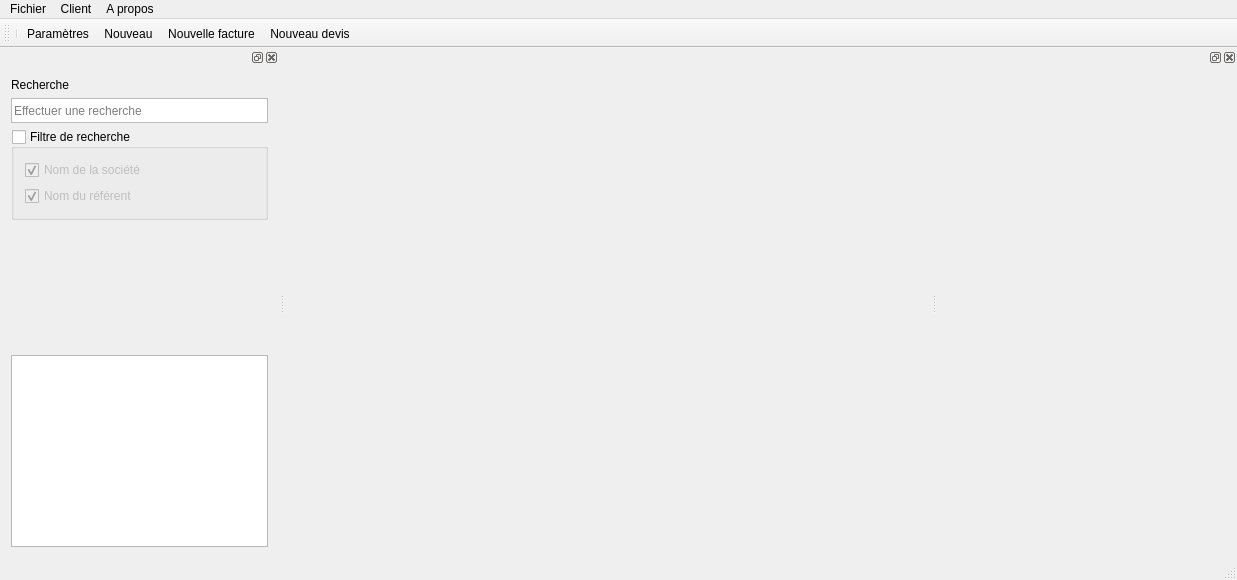
<?xml version="1.0" encoding="UTF-8"?>
<ui version="4.0">
 <class>MainWindow</class>
 <widget class="QMainWindow" name="MainWindow">
  <property name="geometry">
   <rect>
    <x>0</x>
    <y>0</y>
    <width>1237</width>
    <height>580</height>
   </rect>
  </property>
  <property name="windowTitle">
   <string>FacDev: Facture &amp; Devis</string>
  </property>
  <widget class="QWidget" name="centralWidget">
   <layout class="QGridLayout" name="gridLayout_2">
    <item row="1" column="0">
     <widget class="QStackedWidget" name="stackedWidget">
      <property name="currentIndex">
       <number>1</number>
      </property>
      <widget class="QWidget" name="page">
       <layout class="QGridLayout" name="gridLayout_3">
        <item row="1" column="0">
         <layout class="QGridLayout" name="gridLayout_12">
          <property name="bottomMargin">
           <number>0</number>
          </property>
          <item row="1" column="3">
           <widget class="QPushButton" name="btnDelCustomer">
            <property name="text">
             <string>Supprimer</string>
            </property>
            <property name="icon">
             <iconset resource="icons.qrc">
              <normaloff>:/icons/img/256/remove_user.png</normaloff>:/icons/img/256/remove_user.png</iconset>
            </property>
           </widget>
          </item>
          <item row="1" column="0">
           <spacer name="horizontalSpacer">
            <property name="orientation">
             <enum>Qt::Horizontal</enum>
            </property>
            <property name="sizeHint" stdset="0">
             <size>
              <width>40</width>
              <height>20</height>
             </size>
            </property>
           </spacer>
          </item>
          <item row="1" column="1">
           <widget class="QPushButton" name="btnAddCustomer">
            <property name="text">
             <string>Nouveau client</string>
            </property>
            <property name="icon">
             <iconset resource="icons.qrc">
              <normaloff>:/icons/addCustomer</normaloff>:/icons/addCustomer</iconset>
            </property>
           </widget>
          </item>
          <item row="1" column="4">
           <widget class="QPushButton" name="btnEdit">
            <property name="text">
             <string>Modifier </string>
            </property>
            <property name="icon">
             <iconset resource="icons.qrc">
              <normaloff>:/icons/edit</normaloff>:/icons/edit</iconset>
            </property>
           </widget>
          </item>
          <item row="0" column="0" colspan="6">
           <widget class="QTableView" name="tblCustomers">
            <property name="editTriggers">
             <set>QAbstractItemView::NoEditTriggers</set>
            </property>
            <property name="selectionMode">
             <enum>QAbstractItemView::SingleSelection</enum>
            </property>
            <property name="selectionBehavior">
             <enum>QAbstractItemView::SelectRows</enum>
            </property>
           </widget>
          </item>
          <item row="1" column="2">
           <widget class="QPushButton" name="btnNewProject">
            <property name="text">
             <string>Nouveau projet</string>
            </property>
            <property name="icon">
             <iconset resource="icons.qrc">
              <normaloff>:/icons/img/add_project.png</normaloff>:/icons/img/add_project.png</iconset>
            </property>
           </widget>
          </item>
         </layout>
        </item>
       </layout>
      </widget>
      <widget class="QWidget" name="page_2">
       <layout class="QGridLayout" name="gridLayout_4">
        <item row="0" column="0">
         <widget class="ContributoriesWidget" name="widget" native="true"/>
        </item>
       </layout>
      </widget>
     </widget>
    </item>
   </layout>
  </widget>
  <widget class="QMenuBar" name="menuBar">
   <property name="geometry">
    <rect>
     <x>0</x>
     <y>0</y>
     <width>1237</width>
     <height>27</height>
    </rect>
   </property>
   <widget class="QMenu" name="menuFichier">
    <property name="title">
     <string>Fichier</string>
    </property>
    <addaction name="separator"/>
    <addaction name="actSettings"/>
    <addaction name="actClose"/>
   </widget>
   <widget class="QMenu" name="menuClient">
    <property name="title">
     <string>Client</string>
    </property>
    <addaction name="actNew"/>
    <addaction name="actResearch"/>
    <addaction name="actionNewBill"/>
    <addaction name="actionNewQuote"/>
    <addaction name="actionPrint"/>
   </widget>
   <widget class="QMenu" name="menuA_propos">
    <property name="title">
     <string>A propos</string>
    </property>
    <addaction name="actQt"/>
    <addaction name="actFact"/>
    <addaction name="actFactDev"/>
    <addaction name="actIcons"/>
   </widget>
   <addaction name="menuFichier"/>
   <addaction name="menuClient"/>
   <addaction name="menuA_propos"/>
  </widget>
  <widget class="QToolBar" name="mainToolBar">
   <property name="toolButtonStyle">
    <enum>Qt::ToolButtonTextUnderIcon</enum>
   </property>
   <attribute name="toolBarArea">
    <enum>TopToolBarArea</enum>
   </attribute>
   <attribute name="toolBarBreak">
    <bool>false</bool>
   </attribute>
   <addaction name="separator"/>
   <addaction name="actSettings"/>
   <addaction name="actNew"/>
   <addaction name="actionNewBill"/>
   <addaction name="actionNewQuote"/>
  </widget>
  <widget class="QStatusBar" name="statusBar"/>
  <widget class="QDockWidget" name="dockWidget">
   <property name="minimumSize">
    <size>
     <width>279</width>
     <height>319</height>
    </size>
   </property>
   <attribute name="dockWidgetArea">
    <number>1</number>
   </attribute>
   <widget class="QWidget" name="dockWidgetContents">
    <layout class="QGridLayout" name="gridLayout">
     <item row="4" column="0">
      <widget class="QTreeView" name="trCustomers">
       <property name="editTriggers">
        <set>QAbstractItemView::NoEditTriggers</set>
       </property>
      </widget>
     </item>
     <item row="0" column="0" alignment="Qt::AlignLeft">
      <widget class="QLabel" name="label">
       <property name="text">
        <string>Recherche</string>
       </property>
      </widget>
     </item>
     <item row="2" column="0">
      <widget class="QGroupBox" name="gpbxSearchFilter">
       <property name="enabled">
        <bool>true</bool>
       </property>
       <property name="title">
        <string>Filtre de recherche</string>
       </property>
       <property name="checkable">
        <bool>true</bool>
       </property>
       <property name="checked">
        <bool>false</bool>
       </property>
       <layout class="QGridLayout" name="gridLayout_6">
        <item row="0" column="0">
         <widget class="QCheckBox" name="chkSearchCompany">
          <property name="enabled">
           <bool>false</bool>
          </property>
          <property name="text">
           <string>Nom de la société</string>
          </property>
          <property name="checked">
           <bool>true</bool>
          </property>
         </widget>
        </item>
        <item row="1" column="0">
         <widget class="QCheckBox" name="chkReferentName">
          <property name="enabled">
           <bool>false</bool>
          </property>
          <property name="text">
           <string>Nom du référent</string>
          </property>
          <property name="checked">
           <bool>true</bool>
          </property>
         </widget>
        </item>
       </layout>
      </widget>
     </item>
     <item row="3" column="0">
      <spacer name="verticalSpacer">
       <property name="orientation">
        <enum>Qt::Vertical</enum>
       </property>
       <property name="sizeHint" stdset="0">
        <size>
         <width>20</width>
         <height>40</height>
        </size>
       </property>
      </spacer>
     </item>
     <item row="1" column="0">
      <widget class="QLineEdit" name="leSearch">
       <property name="styleSheet">
        <string notr="true">background: url(:/icons/searchMini);
background-position: right;
background-repeat: no-repeat;     
border-radius: 0px;
height: 23px;
border: 1px solid #bbb;</string>
       </property>
       <property name="inputMask">
        <string/>
       </property>
       <property name="text">
        <string/>
       </property>
       <property name="placeholderText">
        <string>Effectuer une recherche</string>
       </property>
       <property name="clearButtonEnabled">
        <bool>true</bool>
       </property>
      </widget>
     </item>
    </layout>
   </widget>
  </widget>
  <widget class="QDockWidget" name="dockWidget_2">
   <property name="minimumSize">
    <size>
     <width>300</width>
     <height>466</height>
    </size>
   </property>
   <attribute name="dockWidgetArea">
    <number>2</number>
   </attribute>
   <widget class="QWidget" name="dockWidgetContents_2">
    <property name="minimumSize">
     <size>
      <width>300</width>
      <height>0</height>
     </size>
    </property>
    <layout class="QGridLayout" name="gridLayout_5">
     <item row="1" column="0">
      <spacer name="verticalSpacer_2">
       <property name="orientation">
        <enum>Qt::Vertical</enum>
       </property>
       <property name="sizeHint" stdset="0">
        <size>
         <width>20</width>
         <height>40</height>
        </size>
       </property>
      </spacer>
     </item>
     <item row="0" column="0">
      <widget class="CustomerDataWidget" name="wdgCustomerData" native="true">
       <property name="minimumSize">
        <size>
         <width>0</width>
         <height>300</height>
        </size>
       </property>
      </widget>
     </item>
    </layout>
   </widget>
  </widget>
  <action name="btnAddProject">
   <property name="icon">
    <iconset resource="icons.qrc">
     <normaloff>:/icons/img/add_project.png</normaloff>:/icons/img/add_project.png</iconset>
   </property>
   <property name="text">
    <string>Nouveau projet</string>
   </property>
  </action>
  <action name="actSettings">
   <property name="icon">
    <iconset resource="icons.qrc">
     <normaloff>:/icons/img/settings.png</normaloff>:/icons/img/settings.png</iconset>
   </property>
   <property name="text">
    <string>Paramètres</string>
   </property>
  </action>
  <action name="actClose">
   <property name="icon">
    <iconset resource="icons.qrc">
     <normaloff>:/icons/img/cancel.png</normaloff>:/icons/img/cancel.png</iconset>
   </property>
   <property name="text">
    <string>Fermer</string>
   </property>
   <property name="shortcut">
    <string>Ctrl+Q</string>
   </property>
  </action>
  <action name="actNew">
   <property name="icon">
    <iconset resource="icons.qrc">
     <normaloff>:/icons/addCustomer</normaloff>:/icons/addCustomer</iconset>
   </property>
   <property name="text">
    <string>Nouveau</string>
   </property>
   <property name="shortcut">
    <string>Ctrl+N</string>
   </property>
  </action>
  <action name="actResearch">
   <property name="icon">
    <iconset resource="icons.qrc">
     <normaloff>:/icons/img/search.png</normaloff>:/icons/img/search.png</iconset>
   </property>
   <property name="text">
    <string>Rechercher</string>
   </property>
   <property name="shortcut">
    <string>Ctrl+F</string>
   </property>
  </action>
  <action name="actionNewBill">
   <property name="icon">
    <iconset resource="icons.qrc">
     <normaloff>:/icons/img/add_bill.png</normaloff>:/icons/img/add_bill.png</iconset>
   </property>
   <property name="text">
    <string>Nouvelle facture</string>
   </property>
  </action>
  <action name="actionNewQuote">
   <property name="icon">
    <iconset resource="icons.qrc">
     <normaloff>:/icons/img/add_quote.png</normaloff>:/icons/img/add_quote.png</iconset>
   </property>
   <property name="text">
    <string>Nouveau devis</string>
   </property>
  </action>
  <action name="actionPrint">
   <property name="icon">
    <iconset>
     <normaloff>:/icons/img/customer.png</normaloff>:/icons/img/customer.png</iconset>
   </property>
   <property name="text">
    <string>Afficher</string>
   </property>
  </action>
  <action name="actQt">
   <property name="text">
    <string>Qt</string>
   </property>
  </action>
  <action name="actFact">
   <property name="text">
    <string>Fact</string>
   </property>
  </action>
  <action name="actFactDev">
   <property name="text">
    <string>FactDev</string>
   </property>
  </action>
  <action name="actIcons">
   <property name="text">
    <string>Icons</string>
   </property>
  </action>
 </widget>
 <layoutdefault spacing="6" margin="11"/>
 <customwidgets>
  <customwidget>
   <class>CustomerDataWidget</class>
   <extends>QWidget</extends>
   <header>widgets/customerdatawidget.h</header>
   <container>1</container>
  </customwidget>
  <customwidget>
   <class>ContributoriesWidget</class>
   <extends>QWidget</extends>
   <header>widgets/contributorieswidget.h</header>
   <container>1</container>
  </customwidget>
 </customwidgets>
 <resources>
  <include location="icons.qrc"/>
 </resources>
 <connections>
  <connection>
   <sender>btnEdit</sender>
   <signal>released()</signal>
   <receiver>MainWindow</receiver>
   <slot>editCustomer()</slot>
   <hints>
    <hint type="sourcelabel">
     <x>910</x>
     <y>534</y>
    </hint>
    <hint type="destinationlabel">
     <x>764</x>
     <y>322</y>
    </hint>
   </hints>
  </connection>
  <connection>
   <sender>btnDelCustomer</sender>
   <signal>released()</signal>
   <receiver>MainWindow</receiver>
   <slot>removeCustomer()</slot>
   <hints>
    <hint type="sourcelabel">
     <x>801</x>
     <y>534</y>
    </hint>
    <hint type="destinationlabel">
     <x>280</x>
     <y>325</y>
    </hint>
   </hints>
  </connection>
  <connection>
   <sender>leSearch</sender>
   <signal>textChanged(QString)</signal>
   <receiver>MainWindow</receiver>
   <slot>search(QString)</slot>
   <hints>
    <hint type="sourcelabel">
     <x>156</x>
     <y>173</y>
    </hint>
    <hint type="destinationlabel">
     <x>0</x>
     <y>129</y>
    </hint>
   </hints>
  </connection>
  <connection>
   <sender>gpbxSearchFilter</sender>
   <signal>clicked(bool)</signal>
   <receiver>chkSearchCompany</receiver>
   <slot>setEnabled(bool)</slot>
   <hints>
    <hint type="sourcelabel">
     <x>22</x>
     <y>251</y>
    </hint>
    <hint type="destinationlabel">
     <x>145</x>
     <y>230</y>
    </hint>
   </hints>
  </connection>
  <connection>
   <sender>gpbxSearchFilter</sender>
   <signal>clicked(bool)</signal>
   <receiver>chkReferentName</receiver>
   <slot>setEnabled(bool)</slot>
   <hints>
    <hint type="sourcelabel">
     <x>35</x>
     <y>251</y>
    </hint>
    <hint type="destinationlabel">
     <x>138</x>
     <y>262</y>
    </hint>
   </hints>
  </connection>
  <connection>
   <sender>chkSearchCompany</sender>
   <signal>clicked()</signal>
   <receiver>MainWindow</receiver>
   <slot>search()</slot>
   <hints>
    <hint type="sourcelabel">
     <x>197</x>
     <y>230</y>
    </hint>
    <hint type="destinationlabel">
     <x>0</x>
     <y>153</y>
    </hint>
   </hints>
  </connection>
  <connection>
   <sender>chkReferentName</sender>
   <signal>clicked()</signal>
   <receiver>MainWindow</receiver>
   <slot>search()</slot>
   <hints>
    <hint type="sourcelabel">
     <x>260</x>
     <y>262</y>
    </hint>
    <hint type="destinationlabel">
     <x>0</x>
     <y>218</y>
    </hint>
   </hints>
  </connection>
  <connection>
   <sender>gpbxSearchFilter</sender>
   <signal>clicked()</signal>
   <receiver>MainWindow</receiver>
   <slot>search()</slot>
   <hints>
    <hint type="sourcelabel">
     <x>74</x>
     <y>238</y>
    </hint>
    <hint type="destinationlabel">
     <x>0</x>
     <y>138</y>
    </hint>
   </hints>
  </connection>
  <connection>
   <sender>btnAddCustomer</sender>
   <signal>released()</signal>
   <receiver>MainWindow</receiver>
   <slot>addCustomer()</slot>
   <hints>
    <hint type="sourcelabel">
     <x>527</x>
     <y>534</y>
    </hint>
    <hint type="destinationlabel">
     <x>406</x>
     <y>349</y>
    </hint>
   </hints>
  </connection>
  <connection>
   <sender>btnNewProject</sender>
   <signal>released()</signal>
   <receiver>MainWindow</receiver>
   <slot>newProject()</slot>
   <hints>
    <hint type="sourcelabel">
     <x>681</x>
     <y>534</y>
    </hint>
    <hint type="destinationlabel">
     <x>720</x>
     <y>408</y>
    </hint>
   </hints>
  </connection>
  <connection>
   <sender>actClose</sender>
   <signal>triggered()</signal>
   <receiver>MainWindow</receiver>
   <slot>close()</slot>
   <hints>
    <hint type="sourcelabel">
     <x>-1</x>
     <y>-1</y>
    </hint>
    <hint type="destinationlabel">
     <x>563</x>
     <y>202</y>
    </hint>
   </hints>
  </connection>
  <connection>
   <sender>actNew</sender>
   <signal>triggered()</signal>
   <receiver>MainWindow</receiver>
   <slot>addCustomer()</slot>
   <hints>
    <hint type="sourcelabel">
     <x>-1</x>
     <y>-1</y>
    </hint>
    <hint type="destinationlabel">
     <x>563</x>
     <y>202</y>
    </hint>
   </hints>
  </connection>
  <connection>
   <sender>actQt</sender>
   <signal>triggered()</signal>
   <receiver>MainWindow</receiver>
   <slot>aboutQt()</slot>
   <hints>
    <hint type="sourcelabel">
     <x>-1</x>
     <y>-1</y>
    </hint>
    <hint type="destinationlabel">
     <x>563</x>
     <y>202</y>
    </hint>
   </hints>
  </connection>
  <connection>
   <sender>actFactDev</sender>
   <signal>triggered()</signal>
   <receiver>MainWindow</receiver>
   <slot>aboutFactDev()</slot>
   <hints>
    <hint type="sourcelabel">
     <x>-1</x>
     <y>-1</y>
    </hint>
    <hint type="destinationlabel">
     <x>563</x>
     <y>202</y>
    </hint>
   </hints>
  </connection>
  <connection>
   <sender>actIcons</sender>
   <signal>triggered()</signal>
   <receiver>MainWindow</receiver>
   <slot>aboutIcons()</slot>
   <hints>
    <hint type="sourcelabel">
     <x>-1</x>
     <y>-1</y>
    </hint>
    <hint type="destinationlabel">
     <x>563</x>
     <y>202</y>
    </hint>
   </hints>
  </connection>
  <connection>
   <sender>actFact</sender>
   <signal>triggered()</signal>
   <receiver>MainWindow</receiver>
   <slot>aboutFact()</slot>
   <hints>
    <hint type="sourcelabel">
     <x>-1</x>
     <y>-1</y>
    </hint>
    <hint type="destinationlabel">
     <x>563</x>
     <y>202</y>
    </hint>
   </hints>
  </connection>
  <connection>
   <sender>tblCustomers</sender>
   <signal>clicked(QModelIndex)</signal>
   <receiver>MainWindow</receiver>
   <slot>changeCustomerTable(QModelIndex)</slot>
   <hints>
    <hint type="sourcelabel">
     <x>412</x>
     <y>230</y>
    </hint>
    <hint type="destinationlabel">
     <x>302</x>
     <y>386</y>
    </hint>
   </hints>
  </connection>
  <connection>
   <sender>trCustomers</sender>
   <signal>clicked(QModelIndex)</signal>
   <receiver>MainWindow</receiver>
   <slot>changeCustomerTree(QModelIndex)</slot>
   <hints>
    <hint type="sourcelabel">
     <x>122</x>
     <y>359</y>
    </hint>
    <hint type="destinationlabel">
     <x>-206</x>
     <y>364</y>
    </hint>
   </hints>
  </connection>
  <connection>
   <sender>actSettings</sender>
   <signal>triggered()</signal>
   <receiver>MainWindow</receiver>
   <slot>editUser()</slot>
   <hints>
    <hint type="sourcelabel">
     <x>-1</x>
     <y>-1</y>
    </hint>
    <hint type="destinationlabel">
     <x>618</x>
     <y>249</y>
    </hint>
   </hints>
  </connection>
 </connections>
 <slots>
  <slot>addCustomer()</slot>
  <slot>editCustomer()</slot>
  <slot>removeCustomer()</slot>
  <slot>openCustomer()</slot>
  <slot>search(QString)</slot>
  <slot>search()</slot>
  <slot>editUser()</slot>
  <slot>newProject()</slot>
  <slot>aboutQt()</slot>
  <slot>aboutFact()</slot>
  <slot>aboutFactDev()</slot>
  <slot>aboutIcons()</slot>
  <slot>changeCustomerTree(QModelIndex)</slot>
  <slot>changeCustomer()</slot>
  <slot>changeCustomerTable(QModelIndex)</slot>
 </slots>
</ui>
